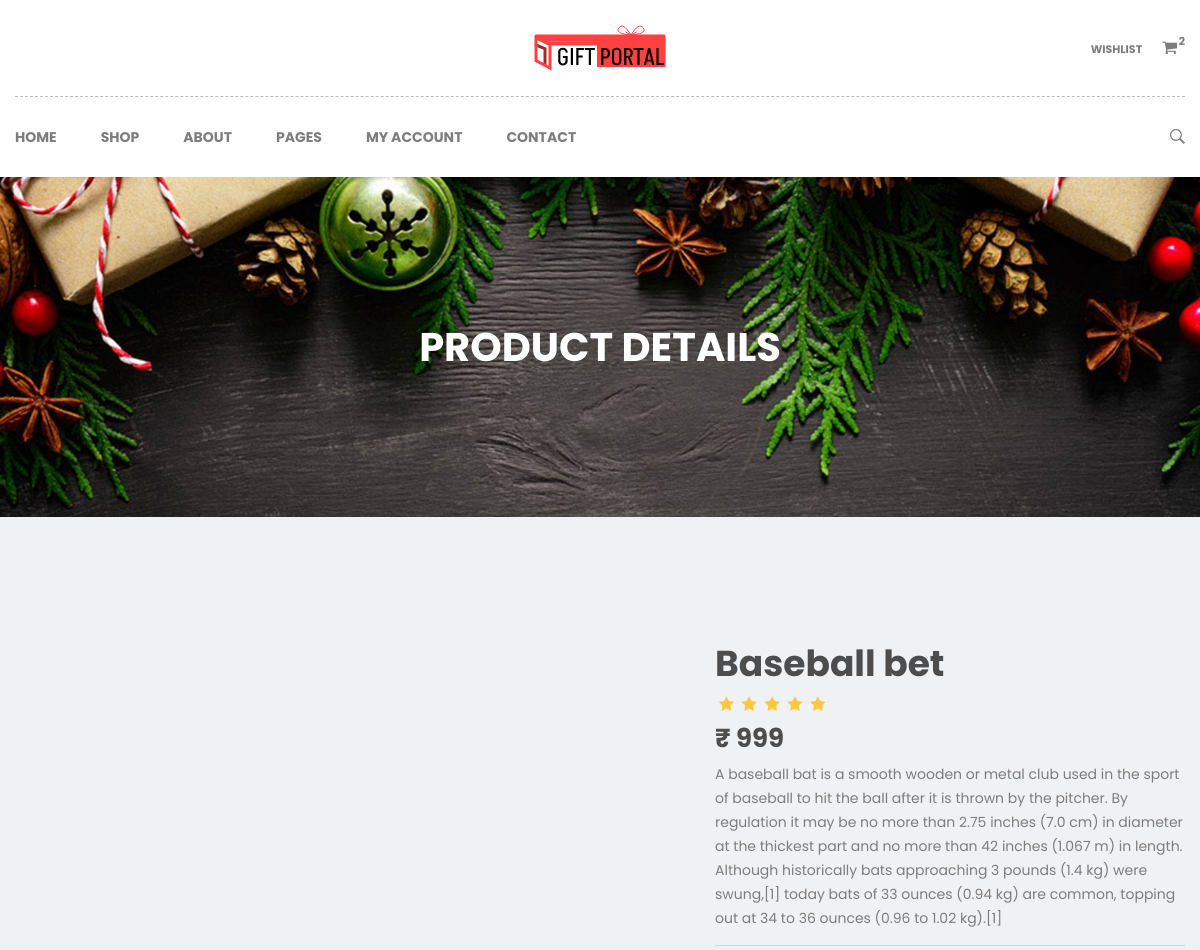
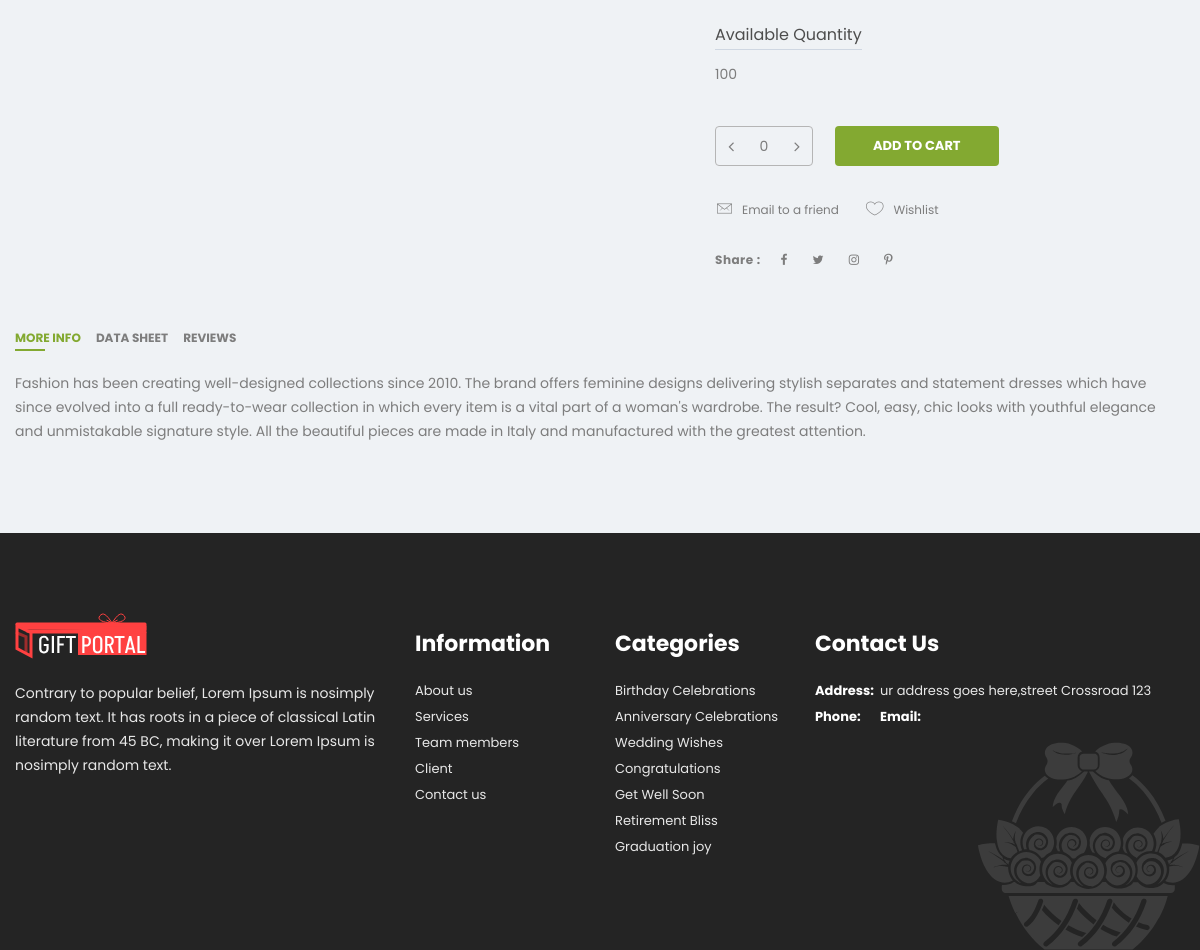
Screenshot of /product-details/3 with the database file from the repository (2 pictures, top to bottom).
### giftapp/models.py (models this page shows, shortened)
class producttable(models.Model):
    catid = models.ForeignKey(categorytable, on_delete=models.CASCADE)
    stockist_id = models.ForeignKey(usertable, on_delete=models.CASCADE)
    p_name=models.CharField(max_length=15)
    p_description=models.CharField(max_length=25)
    p_image=models.ImageField()
    p_quantity=models.IntegerField()
    p_price=models.BigIntegerField()
    p_status=models.IntegerField(choices=PRODUCT_STATUS, default=0)

### giftapp/views.py (the view)
# urls.py: path("product-details/<int:id>", views.prodDetails, name="product-details"),
def prodDetails(request, id):
    fetchProduct = producttable.objects.get(id=id)
    return render(request, "product-details.html", {'data':fetchProduct})

### giftapp/context_processors.py (called while the page is built)
def user_data(request):
    user_id = request.session.get('u_id')
    user_data = None
    if user_id:
        try:
            user_data = usertable.objects.get(id=user_id)
        except usertable.DoesNotExist:
            pass
    return {'user_data': user_data}

### giftapp/templates/product-details.html (shortened to what this page needs)
<!doctype html>
{% load static %}
<html class="no-js" lang="en">
    <head>
        <link rel="stylesheet" href="{% static 'css/bootstrap.min.css' %}" />
        <link rel="stylesheet" href="{% static 'css/font-awesome.min.css' %}" />
        <link rel="stylesheet" href="{% static 'css/ionicons.min.css' %}" />
        <link rel="stylesheet" href="{% static 'css/plugins.css' %}" />
        <link rel="stylesheet" href="{% static "style.css" %}" />
    </head>
<body>
<div id="main-wrapper" class="section">
    {% include 'includes/header.html' %}
    <div class="page-banner-section section" style="background-image: url({% static "img/bg/page-banner.jpg" %})">
        <div class="container">
            <div class="row">
                <div class="page-title text-center col">
                    <h1>Product details</h1>
                </div>
            </div>
        </div>
    </div>
    <div class="product-section section pt-110 pb-90">
        <div class="container">
            <div class="row">
                <div class="col-lg-7 col-12 mb-30">
                    <div class="single-product-thumbnail product-thumbnail-slider float-left">
                        <div class="single-thumb"><img src="/media/{{data.p_image}}" alt=""></div>
                    </div>
                    <div class="single-product-image product-image-slider fix">
                        <div class="single-image"><img src="/media/{{data.p_image}}" alt=""></div>
                    </div>
                </div>
                <div class="single-product-content col-lg-5 col-12 mb-30">
                    <h1 class="title">{{data.p_name}}</h1>
                    <span class="product-rating">
                        <i class="fa fa-star"></i>
                        <i class="fa fa-star"></i>
                        <i class="fa fa-star"></i>
                        <i class="fa fa-star"></i>
                        <i class="fa fa-star"></i>
                    </span>
                    <span class="product-price">₹ {{data.p_price}}</span>
                    <div class="description">
                        <p>{{data.p_description}}</p>
                    </div>
                    <div class="product-color fix">
                        <h5>Available Quantity</h5>
                        <div>
                        {{data.p_quantity}}
                        </div>
                    </div>
                    <div class="product-quantity-cart fix">
                        <div class="product-quantity">
                            <input type="text" value="0" name="qtybox">
                        </div>
                        <button class="add-to-cart">add to cart</button>
                    </div>
                    <div class="product-action-button fix">
                        <button><i class="ion-ios-email-outline"></i>Email to a friend</button>
                        <button><i class="ion-ios-heart-outline"></i>Wishlist</button>
                    </div>
                    <div class="product-share fix">
                        <h6>Share :</h6>
                        <a href="#"><i class="fa fa-facebook"></i></a>
                        <a href="#"><i class="fa fa-twitter"></i></a>
                        <a href="#"><i class="fa fa-instagram"></i></a>
                        <a href="#"><i class="fa fa-pinterest-p"></i></a>
                    </div>
                </div>
            </div>
            <div class="row">
                <div class="col-12 mt-30">
                    <ul class="pro-info-tab-list nav">
                        <li><a class="active" data-toggle="tab" href="#more-info">More info</a></li>
                        <li><a data-toggle="tab" href="#data-sheet">Data sheet</a></li>
                        <li><a data-toggle="tab" href="#reviews">Reviews</a></li>
                    </ul>
                </div>
                <div class="tab-content col-12">
                    <div class="pro-info-tab tab-pane active" id="more-info">
                        <p>Fashion has been creating well-designed collections since 2010. The brand offers feminine designs delivering stylish separates and statement dresses which have since evolved into a full ready-to-wear collection in which every item is a vital part of a woman's wardrobe. The result? Cool, easy, chic looks with youthful elegance and unmistakable signature style. All the beautiful pieces are made in Italy and manufactured with the greatest attention.</p>
                    </div>
                </div>
            </div>
        </div>
    </div>
    {% include 'includes/footer.html' %}
</div>
</body>
</html>

### giftapp/static/css/plugins.css (style rules this page uses)
.slick-list, .slick-slider, .slick-track { position: relative; display: block; }
.slick-slider { box-sizing: border-box; -webkit-user-select: none; -moz-user-select: none; -ms-user-select: none; user-select: none; -webkit-touch-callout: none; -khtml-user-select: none; -ms-touch-action: pan-y; touch-action: pan-y; -webkit-tap-highlight-color: transparent; }
.slick-slide { display: none; float: left; height: 100%; min-height: 1px; }
.slick-initialized .slick-slide { display: block; }
.slick-vertical .slick-slide { display: block; height: auto; border: 1px solid transparent; }

### rows the page displays
producttable: p_name "Baseball bet", p_price "999", p_description "A baseball bat is a smooth wooden or metal club used in the sport of baseball to hit the ball after it is thrown by the pitcher. By regulation it may be no more than 2.75 inches (7.0 cm) in diameter at the thickest part and no more than 42 inches (1.067 m) in length. Although historically bats approaching 3 pounds (1.4 kg) were swung,[1] today bats of 33 ounces (0.94 kg) are common, topping out at 34 to 36 ounces (0.96 to 1.02 kg).[1]", p_quantity "100"
